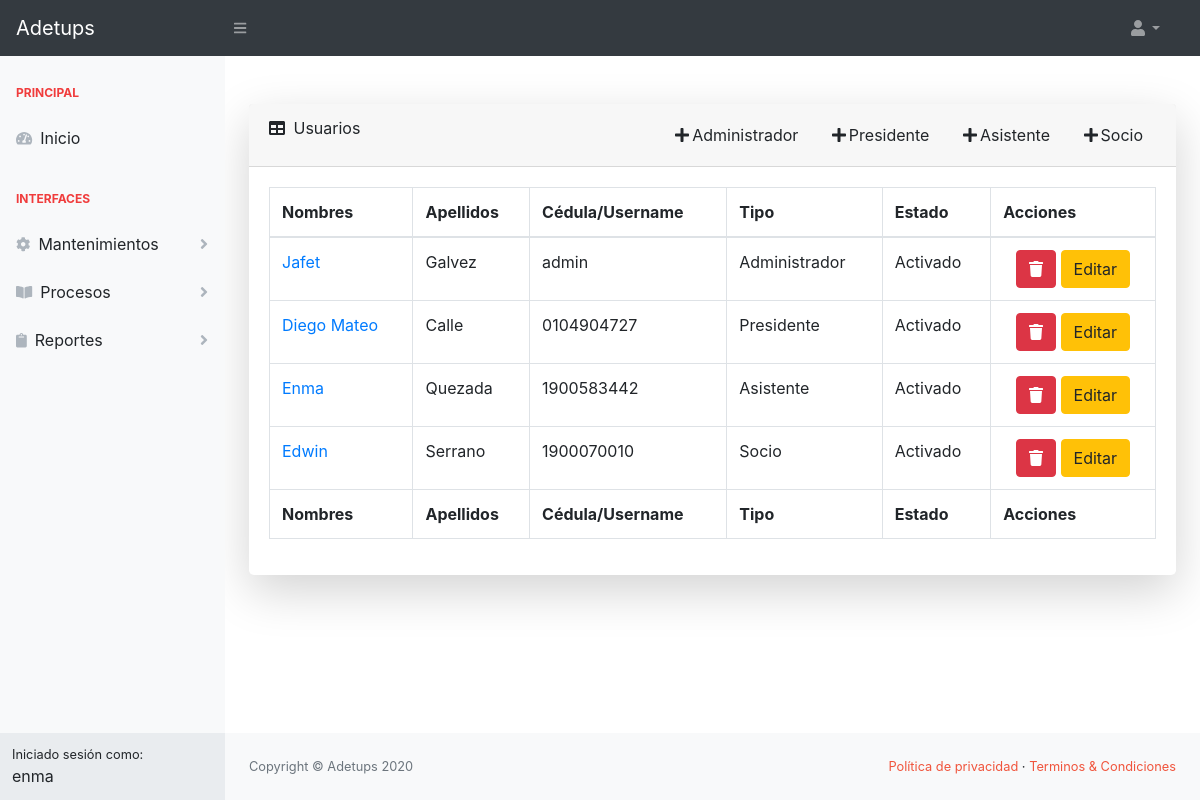
Before: /sistema/usuariolist/ (signed in) with the older database file.
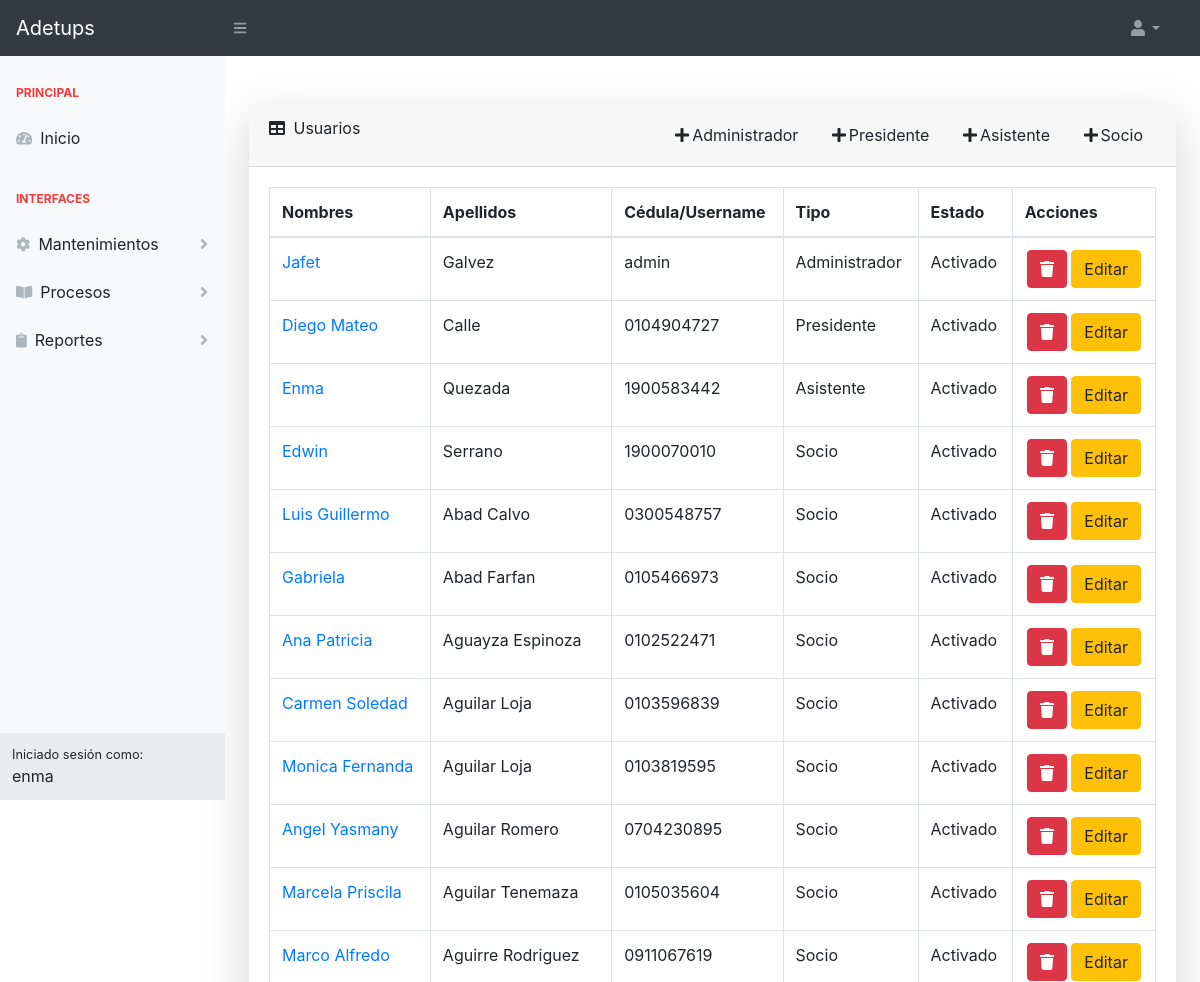
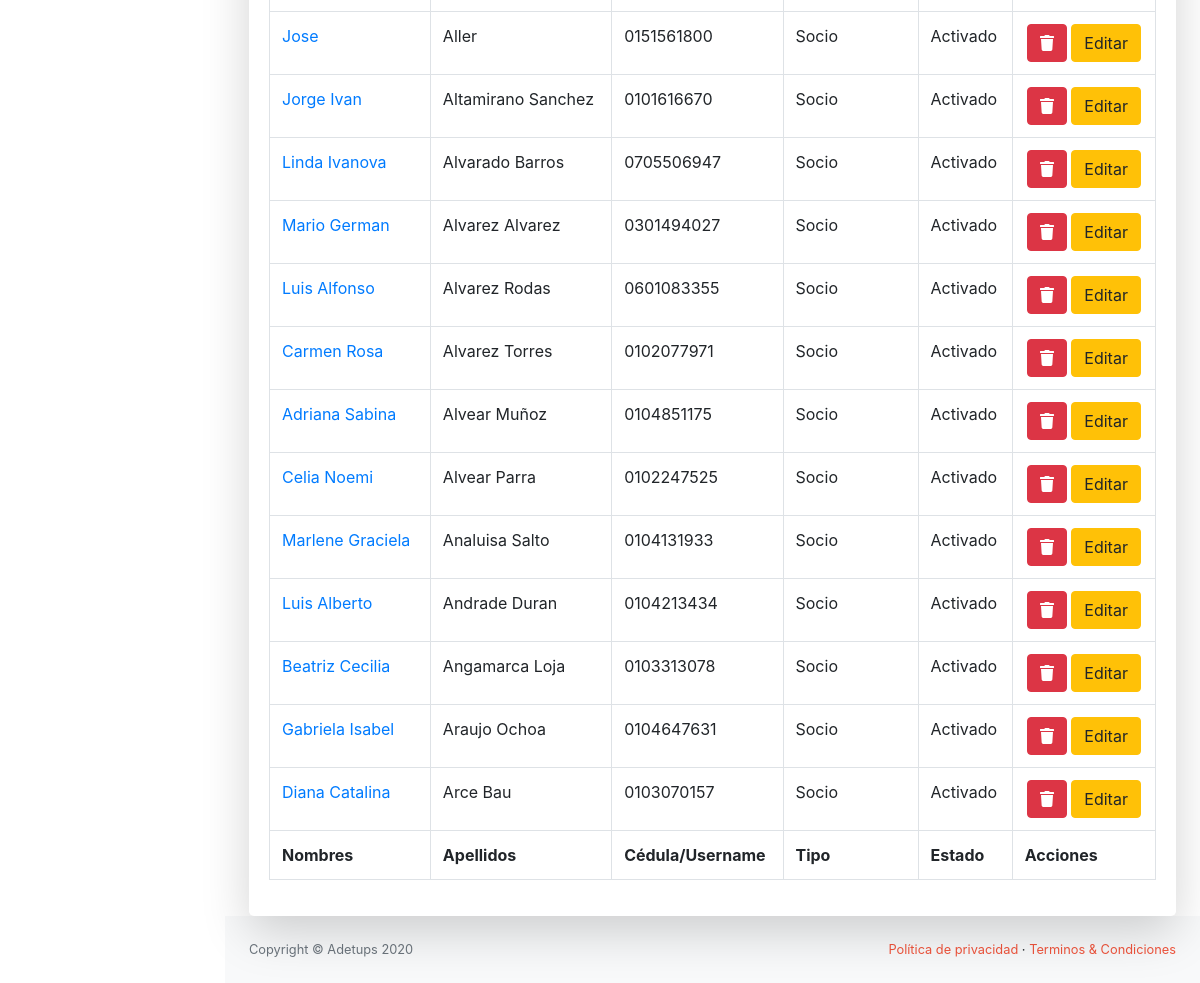
After: the same page with the newer database file (2 pictures, top to bottom).
### sistema/models.py (models this page shows, shortened)
class Usuario(AbstractBaseUser, PermissionsMixin):
    foto = models.ImageField(upload_to='img_perfil', null=True, blank=True, default='img_perfil/default-avatar.jpg')
    nombres = models.CharField(max_length=50, null=True, blank=True)
    date_joined = models.DateTimeField(default=timezone.now, null=True, blank=True)
    apellidos = models.CharField(max_length=50, null=True, blank=True)
    username = models.CharField(max_length=50, null=True, blank=True, unique=True)
    email = models.EmailField(unique=True, null=True, blank=True)
    fecha_nacimiento = models.DateField(null=True, blank=True)
    is_active = models.BooleanField(default=True, null=True, blank=True)
    is_staff = models.BooleanField(default=False, null=True, blank=True)
    tipo = models.CharField(max_length=20, null=True, blank=True)
    USERNAME_FIELD = 'username'
    objects = PersonalizadoBaseUserManager()

### sistema/views.py (the view)
# urls.py: path('usuariolist/', UsuarioListView.as_view(), name="usuariolist"),
class UsuarioListView(LoginRequiredMixin, ListView):
    model = Usuario

### sistema/templates/sistema/usuario_list.html (shortened to what the changed rows need)
{% extends 'sistema/index.html' %}
{% block content %}
    <div class="card shadow-lg border-0 rounded-lg mt-5">
        <div class="card-body">
            <div class="table-responsive">
                <table class="table table-bordered" id="dataTable" width="100%" cellspacing="0">
                    <thead>
                    <tr>
                        <th>Nombres</th>
                        <th>Apellidos</th>
                        <th>Cédula/Username</th>
                        <th>Tipo</th>
                        <th>Estado</th>
                        <th>Acciones</th>
                    </tr>
                    </thead>
                    <tfoot>
                    <tr>
                        <th>Nombres</th>
                        <th>Apellidos</th>
                        <th>Cédula/Username</th>
                        <th>Tipo</th>
                        <th>Estado</th>
                        <th>Acciones</th>
                    </tr>
                    </tfoot>
                    <tbody>
                    {% for usuario in usuario_list  %}
                        <tr>
                            <td>
                                {% if usuario.tipo == 'administrador' %}
                                    <a href="{% url 'sistema:usuariodetail' usuario.id %}">{{ usuario.nombres|title }}</a>
                                {% endif %}
                                {% if usuario.tipo == 'socio' %}
                                    <a href="{% url 'sistema:usuariodetail' usuario.id %}">{{ usuario.nombres|title }}</a>
                                {% endif %}
                                {% if usuario.tipo == 'presidente' %}
                                    <a href="{% url 'sistema:usuariodetail' usuario.id %}">{{ usuario.nombres|title }}</a>
                                {% endif %}
                                {% if usuario.tipo == 'asistente' %}
                                    <a href="{% url 'sistema:usuariodetail' usuario.id %}">{{ usuario.nombres|title }}</a>
                                {% endif %}
                            </td>
                            <td>{% if usuario.apellidos is null %}
                            {% else %}
                                {{ usuario.apellidos|title }}
                            {% endif %}
                            </td>
                            <td>{{ usuario.username }}</td>
                            <td>{{ usuario.tipo|title }}</td>
                            <td>
                                {% if usuario.is_active %}
                                    Activado
                                {% endif %}
                            </td>
                            <td class="text-center">
                                <button type="button" class="btn btn-danger"
                                        aria-label="Delete" data-toggle="modal" data-target="#modal{{ usuario.id }}">
                                    <i class="fa fa-trash" aria-hidden="true"></i>
                                </button>
                                <a class="btn btn-warning"
                                        {% if usuario.tipo == 'socio' %}
                                   href="{% url 'sistema:socioupdate' usuario.id %}"
                                        {% endif %}
                                        {% if usuario.tipo == 'administrador' %}
                                   href="{% url 'sistema:administradorupdate' usuario.id %}"
                                        {% endif %}
                                        {% if usuario.tipo == 'presidente' %}
                                   href="{% url 'sistema:presidenteupdate' usuario.id %}"
                                        {% endif %}
                                        {% if usuario.tipo == 'asistente' %}
                                   href="{% url 'sistema:asistenteupdate' usuario.id %}"
                                        {% endif %}
                                   aria-label="Edit">
                                    Editar
                                </a>
                            </td>
                        </tr>
                    {% endfor %}
                    </tbody>
                </table>
            </div>
        </div>
    </div>
{% endblock %}

### sistema/templates/sistema/base.html (shortened to what this page needs)
{% load static %}
<!DOCTYPE html>
<html lang="en">
<head>
    {% block css %}
        <link href="{% static 'css/styles.css' %}" rel="stylesheet"/>
        <link href="https://cdn.datatables.net/1.10.20/css/dataTables.bootstrap4.min.css" rel="stylesheet"
/>
        <link rel="stylesheet"
              href="https://cdn.jsdelivr.net/npm/bootstrap-select@1.13.14/dist/css/bootstrap-select.min.css">
        <link href="{% static 'css/datepicker.css' %}" rel="stylesheet">
        <link rel="stylesheet" href="https://cdn.datatables.net/buttons/1.6.5/css/buttons.dataTables.min.css">
    {% endblock %}
</head>
<body class="sb-nav-fixed">
<nav class="sb-topnav navbar navbar-expand navbar-dark bg-dark">
    <a class="navbar-brand" href="/">Adetups</a>
    <button class="btn btn-link btn-sm order-1 order-lg-0" id="sidebarToggle" href="#"><i class="fas fa-bars"></i>
    </button>
    <ul class="navbar-nav d-none d-md-inline-block form-inline ml-auto mr-0 mr-md-3 my-2 my-md-0">
        <li class="nav-item dropdown">
            <a class="nav-link dropdown-toggle" id="userDropdown" href="#" role="button" data-toggle="dropdown"
               aria-haspopup="true" aria-expanded="false"><i class="fas fa-user fa-fw"></i></a>
        </li>
    </ul>
</nav>
<div id="layoutSidenav">
    <div id="layoutSidenav_nav">
        <nav class="sb-sidenav accordion sb-sidenav-light" id="sidenavAccordion">
            <div class="sb-sidenav-menu">
                <div class="nav">
                    {% block navbar %}
                    {% endblock %}
                </div>
            </div>
            <div class="sb-sidenav-footer">
                <div class="small">Iniciado sesión como:</div>
                {{ request.user.nombres }}
            </div>
        </nav>
    </div>
    <div id="layoutSidenav_content">
        <main>
            <div class="container-fluid">
                {% block content %}
                {% endblock %}
            </div>
        </main>
        <footer class="py-4 bg-light mt-auto">
            <div class="container-fluid">
                <div class="d-flex align-items-center justify-content-between small">
                    <div class="text-muted">Copyright &copy; Adetups 2020</div>
                    <div>
                        <a href="#" class="text-adetups">Política de privacidad</a>
                        &middot;
                        <a href="#" class="text-adetups">Terminos &amp; Condiciones</a>
                    </div>
                </div>
            </div>
        </footer>
    </div>
</div>
</body>
</html>

Changed rows visible on the page:
added Usuario: nombres "Luis Guillermo", apellidos "Abad Calvo", username "0300548757", tipo "Socio", is_active "Activado"
added Usuario: nombres "Gabriela", apellidos "Abad Farfan", username "0105466973", tipo "Socio", is_active "Activado"
added Usuario: nombres "Ana Patricia", apellidos "Aguayza Espinoza", username "0102522471", tipo "Socio", is_active "Activado"
added Usuario: nombres "Carmen Soledad", apellidos "Aguilar Loja", username "0103596839", tipo "Socio", is_active "Activado"
added Usuario: nombres "Monica Fernanda", apellidos "Aguilar Loja", username "0103819595", tipo "Socio", is_active "Activado"
added Usuario: nombres "Angel Yasmany", apellidos "Aguilar Romero", username "0704230895", tipo "Socio", is_active "Activado"
added Usuario: nombres "Marcela Priscila", apellidos "Aguilar Tenemaza", username "0105035604", tipo "Socio", is_active "Activado"
added Usuario: nombres "Marco Alfredo", apellidos "Aguirre Rodriguez", username "0911067619", tipo "Socio", is_active "Activado"
added Usuario: nombres "Jose", apellidos "Aller", username "0151561800", tipo "Socio", is_active "Activado"
added Usuario: nombres "Jorge Ivan", apellidos "Altamirano Sanchez", username "0101616670", tipo "Socio", is_active "Activado"
added Usuario: nombres "Linda Ivanova", apellidos "Alvarado Barros", username "0705506947", tipo "Socio", is_active "Activado"
added Usuario: nombres "Mario German", apellidos "Alvarez Alvarez", username "0301494027", tipo "Socio", is_active "Activado"
added Usuario: nombres "Luis Alfonso", apellidos "Alvarez Rodas", username "0601083355", tipo "Socio", is_active "Activado"
added Usuario: nombres "Carmen Rosa", apellidos "Alvarez Torres", username "0102077971", tipo "Socio", is_active "Activado"
added Usuario: nombres "Adriana Sabina", apellidos "Alvear Muñoz", username "0104851175", tipo "Socio", is_active "Activado"
added Usuario: nombres "Celia Noemi", apellidos "Alvear Parra", username "0102247525", tipo "Socio", is_active "Activado"
added Usuario: nombres "Marlene Graciela", apellidos "Analuisa Salto", username "0104131933", tipo "Socio", is_active "Activado"
added Usuario: nombres "Luis Alberto", apellidos "Andrade Duran", username "0104213434", tipo "Socio", is_active "Activado"
added Usuario: nombres "Beatriz Cecilia", apellidos "Angamarca Loja", username "0103313078", tipo "Socio", is_active "Activado"
added Usuario: nombres "Gabriela Isabel", apellidos "Araujo Ochoa", username "0104647631", tipo "Socio", is_active "Activado"
added Usuario: nombres "Diana Catalina", apellidos "Arce Bau", username "0103070157", tipo "Socio", is_active "Activado"
